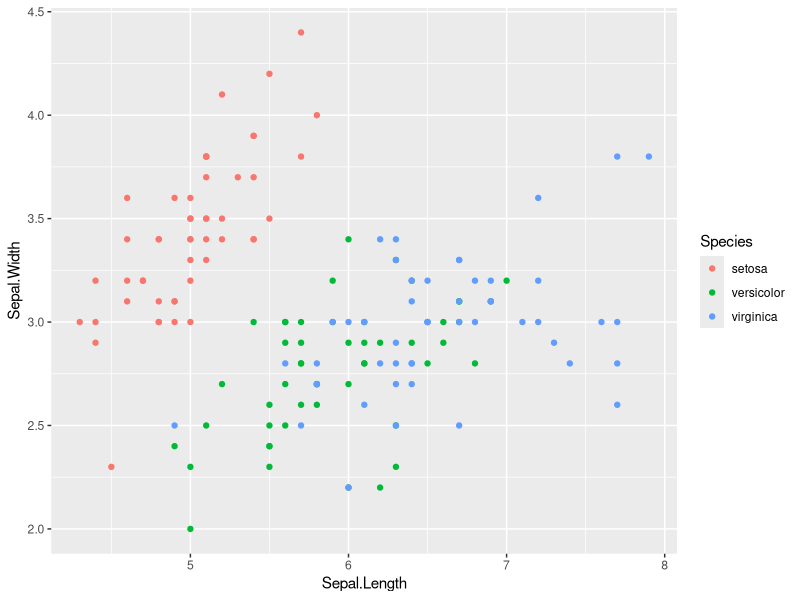
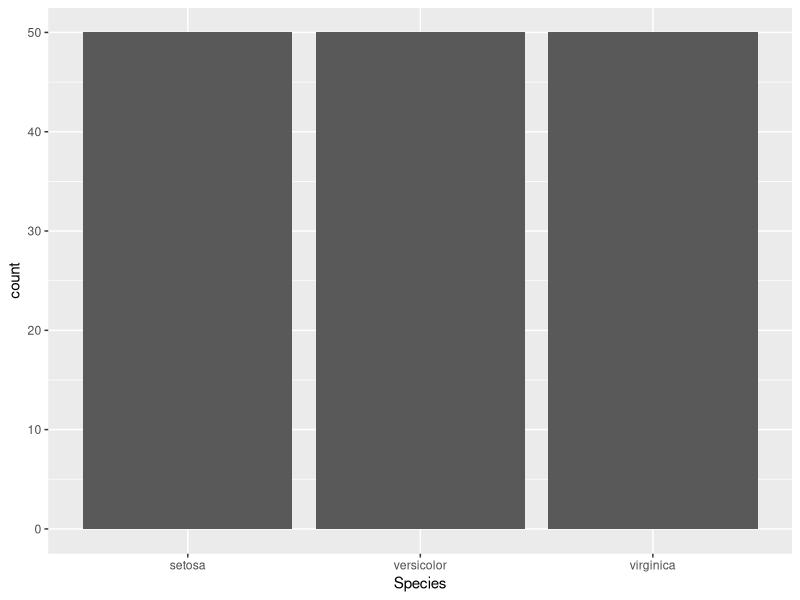
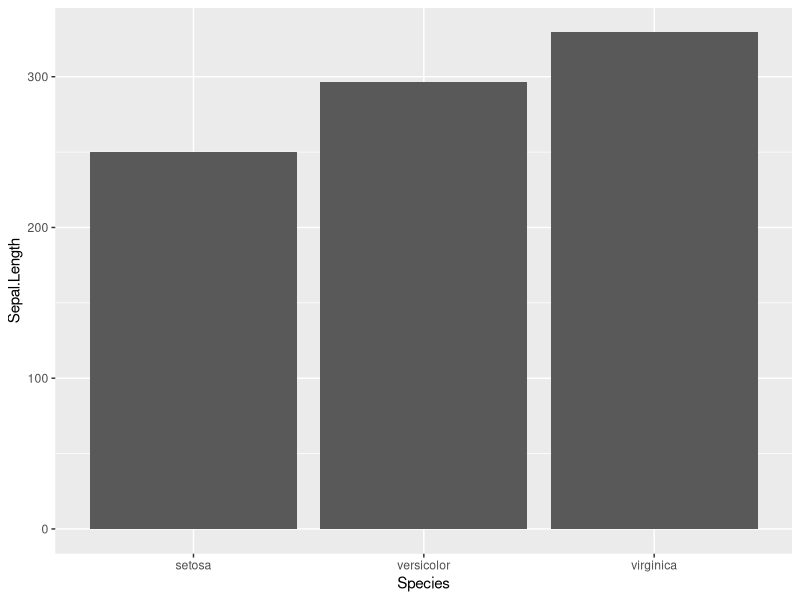
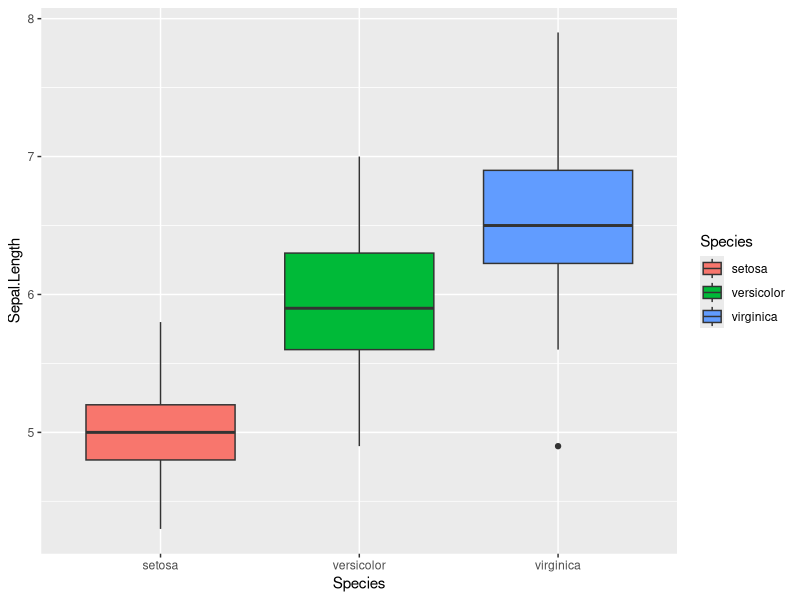
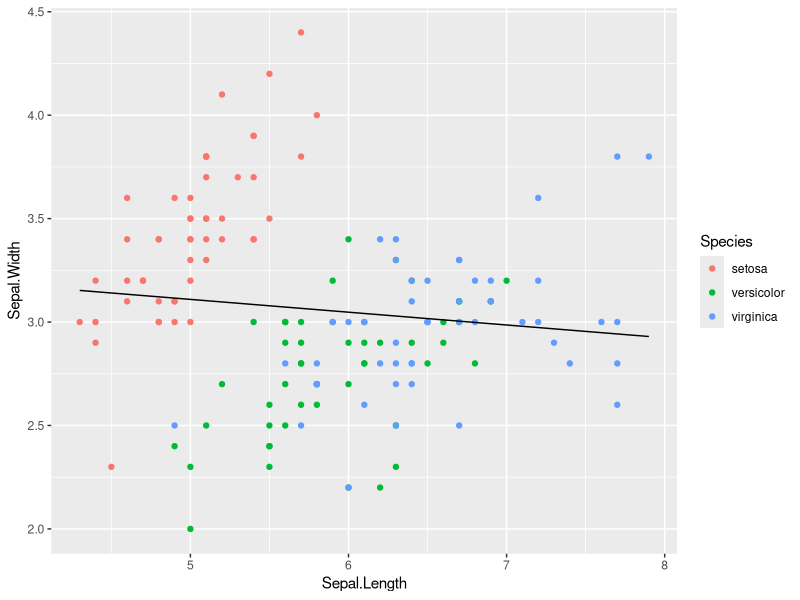
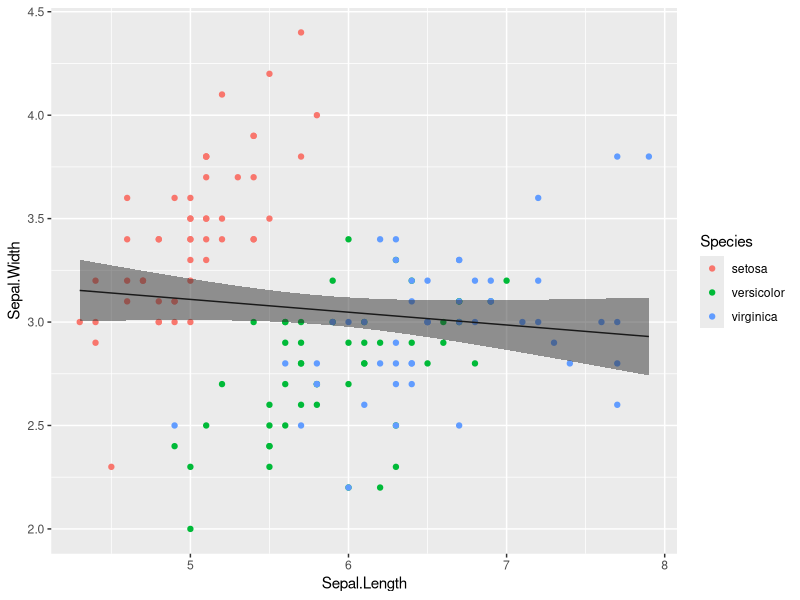

Here is the R script that generated these plots, in order:
library("data.table")
library("ggplot2")

# scatter plot
ggplot(iris, aes(x = Sepal.Length, y = Sepal.Width, color = Species)) +
  geom_point()

# bar plot
ggplot(iris, aes(x = Species)) +
  geom_bar()

ggplot(iris, aes(x = Species, y = Sepal.Length)) +
  geom_col()

# box plot
ggplot(iris, aes(x = Species, y = Sepal.Length, fill = Species)) +
  geom_boxplot()

# line plot
mod <- lm(Sepal.Width ~ Sepal.Length, iris)
print(summary(mod))

dt_iris <- setDT(copy(iris))
dt_iris[, pred_sepal_width := predict(mod, iris)]

ggplot(dt_iris, aes(x = Sepal.Length)) +
  geom_point(aes(y = Sepal.Width, color = Species)) +
  geom_line(aes(y = pred_sepal_width))

# line with uncertainty
pred_with_uncertainty <- predict(mod, iris, interval = "confidence")
uncertainty <- pred_with_uncertainty[, c("lwr", "upr")]
colnames(uncertainty) <- c("pred_sepal_width_lwr", "pred_sepal_width_upr")
dt_iris <- cbind(dt_iris, uncertainty)

ggplot(dt_iris, aes(x = Sepal.Length)) +
  geom_point(aes(y = Sepal.Width, color = Species)) +
  geom_line(aes(y = pred_sepal_width)) +
  geom_ribbon(aes(ymin = pred_sepal_width_lwr, ymax = pred_sepal_width_upr), alpha = 0.5)
